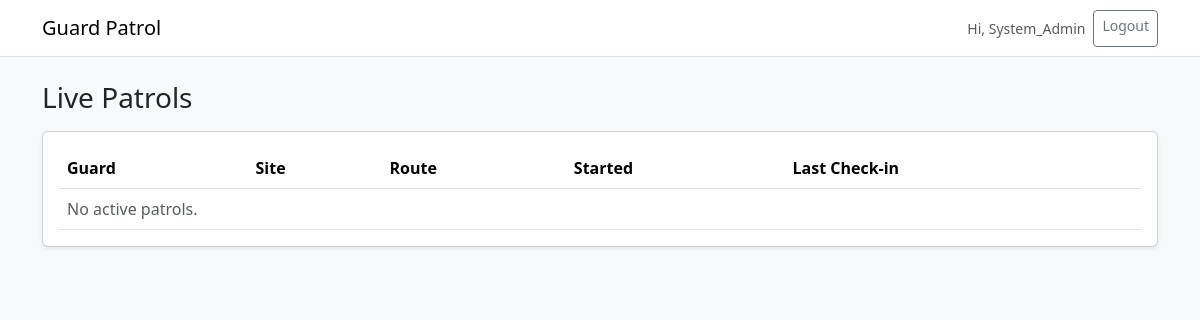
The app's page /dashboard/live/ (signed in), older data.
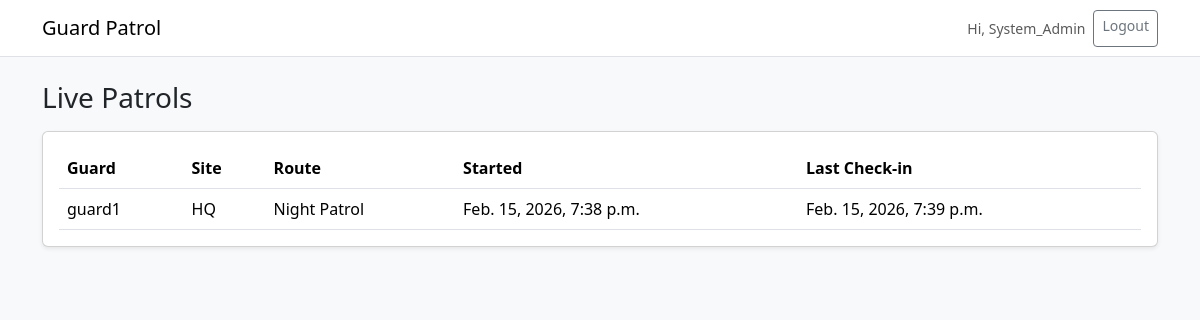
The same page, newer data.
### patrols/models.py (models this page shows, shortened)
class PatrolSession(models.Model):
    class Status(models.TextChoices):
        ACTIVE = "ACTIVE", "Active"
        COMPLETED = "COMPLETED", "Completed"
        FLAGGED = "FLAGGED", "Flagged"
    guard = models.ForeignKey(User, on_delete=models.CASCADE, related_name="patrol_sessions")
    route = models.ForeignKey(Route, on_delete=models.CASCADE, related_name="patrol_sessions")
    shift = models.ForeignKey(Shift, on_delete=models.SET_NULL, null=True, blank=True)
    started_at = models.DateTimeField(default=timezone.now)
    ended_at = models.DateTimeField(null=True, blank=True)
    status = models.CharField(max_length=20, choices=Status.choices, default=Status.ACTIVE)

class Route(models.Model):
    site = models.ForeignKey(Site, on_delete=models.CASCADE, related_name="routes")
    name = models.CharField(max_length=120)
    expected_duration_minutes = models.PositiveIntegerField(default=60)
    is_active = models.BooleanField(default=True)

class Site(models.Model):
    name = models.CharField(max_length=120)
    address = models.CharField(max_length=255, blank=True)
    is_active = models.BooleanField(default=True)

### accounts/models.py (models this page shows, shortened)
class User(AbstractUser):
    class Role(models.TextChoices):
        ADMIN = "ADMIN", "Admin"
        SUPERVISOR = "SUPERVISOR", "Supervisor"
        GUARD = "GUARD", "Guard"
    role = models.CharField(
        max_length=20,
        choices=Role.choices,
        default=Role.GUARD
    )
    def is_admin(self) -> bool:
        return self.role == self.Role.ADMIN or self.is_superuser
    def is_supervisor(self) -> bool:
        return self.role == self.Role.SUPERVISOR

### dashboard/views.py (the view)
# urls.py: path("dashboard/live/", views.live_dashboard, name="live_dashboard"),
@login_required
@supervisor_required
def live_dashboard(request):
    sessions = (
        PatrolSession.objects.filter(status=PatrolSession.Status.ACTIVE)
        .select_related("guard", "route", "route__site")
        .annotate(last_checkin=Max("checkins__checked_in_at"))
        .order_by("-started_at")
    )
    return render(request, "dashboard/live.html", {"sessions": sessions})

### templates/dashboard/live.html (shortened to what this page needs)
{% extends "base.html" %}
{% block content %}
<h3 class="mb-3">Live Patrols</h3>
<div class="card shadow-sm">
  <div class="card-body">
    <div class="table-responsive">
      <table class="table align-middle mb-0">
        <thead>
          <tr>
            <th>Guard</th>
            <th>Site</th>
            <th>Route</th>
            <th>Started</th>
            <th>Last Check-in</th>
          </tr>
        </thead>
        <tbody>
          {% for s in sessions %}
          <tr>
            <td>{{ s.guard.username }}</td>
            <td>{{ s.route.site.name }}</td>
            <td>{{ s.route.name }}</td>
            <td>{{ s.started_at }}</td>
            <td>{{ s.last_checkin|default:"—" }}</td>
          </tr>
          {% empty %}
          <tr><td colspan="5" class="text-muted">No active patrols.</td></tr>
          {% endfor %}
        </tbody>
      </table>
    </div>
  </div>
</div>
{% endblock %}

Row changes from the older to the newer data that the page shows:
added PatrolSession: guard.username "guard1", route.site.name "HQ", route.name "Night Patrol", started_at "Feb. 15, 2026, 7:38 p.m.", last_checkin "Feb. 15, 2026, 7:39 p.m."
Text that changed along with them:
text no longer shown: "No active patrols."
